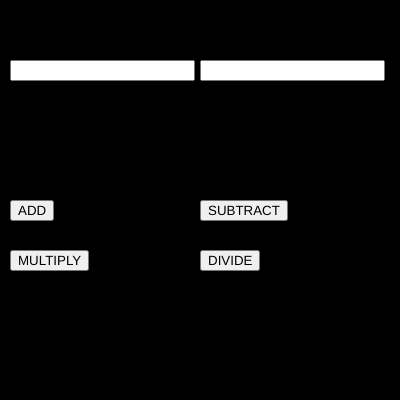
Frame 1 (no input)
Frame 60 (no input): identical to frame 1, image omitted
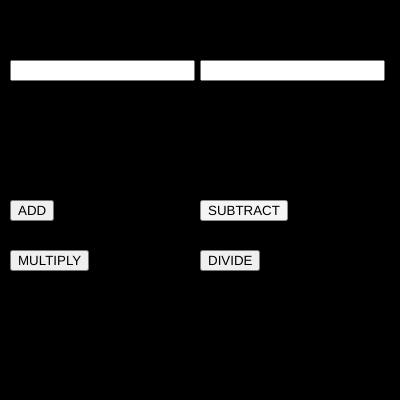
Frame 120 (the mouse pressed at the canvas centre since frame 60)

The p5.js sketch that drew these frames (run headless with seeded random() and noise() and a simulated clock; from frame 60 on, the mouse is pressed at the canvas centre):

// p5.js sketch
// ── sketch.js
var n1,n2;

function setup() {
  createCanvas(400, 400);

  num1 = createInput();
  num1.position(10,60)

  num2 = createInput();
  num2.position(200,60) 


  b1 = createButton("ADD")
  b1.position(10,200)
  b1.mousePressed(add)
  
  b2 = createButton("SUBTRACT")
  b2.position(200, 200)
  b2.mousePressed(subtract)

  b3 = createButton("MULTIPLY")
  b3.position(10, 250)
  b3.mousePressed(multiply)
  
  b4 = createButton("DIVIDE")
  b4.position(200, 250)
  b4.mousePressed(divide)
}

function draw() {
  background("black");
  n1 = parseInt(num1.value())
  n2 = parseInt(num2.value())
}

function add(){
  console.log(n1+n2)

}

function subtract(){
  console.log(n1-n2)
}

function multiply(){
  console.log(n1*n2)
}

function divide(){
  console.log(n1/n2)
}
